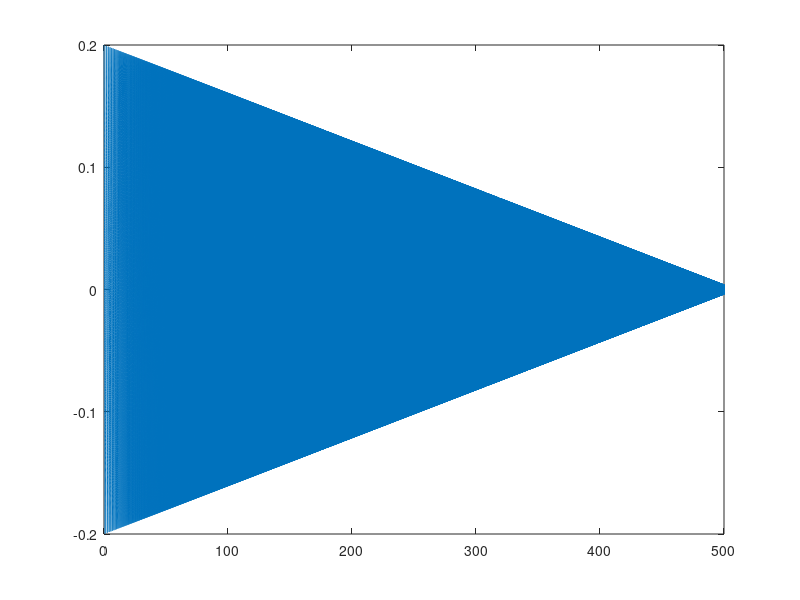

MATLAB code to generate this figure:
close all;

fs = 500;
N = 250000;

T = (0:N-1)/fs;

ti = [];
xi = [];

i = 0;
for F = 0.5:0.5:25
    dt = 1/fs;
    sp = 10; 
    
    t = (0+(sp*i):dt:sp+(sp*i)-dt)';
    
    A = 0.05 * (2./F);
    x = A*sin(2*pi*F*t);
    
    ti = [ti; t];
    xi = [xi; x];
    
    i = i + 1;
end

% figure; plot(ti,xi)

sinus = xi;
Ai = linspace(0.2,0.004,250000)'; 
czirp = Ai.*chirp(ti,0.5,ti(end),25);
figure; plot(ti,czirp)

